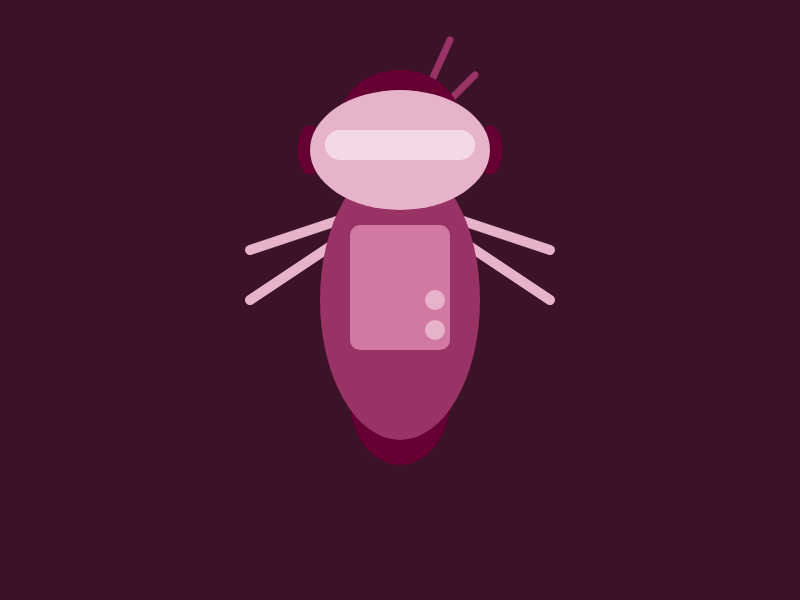
Frame 1 (no input)
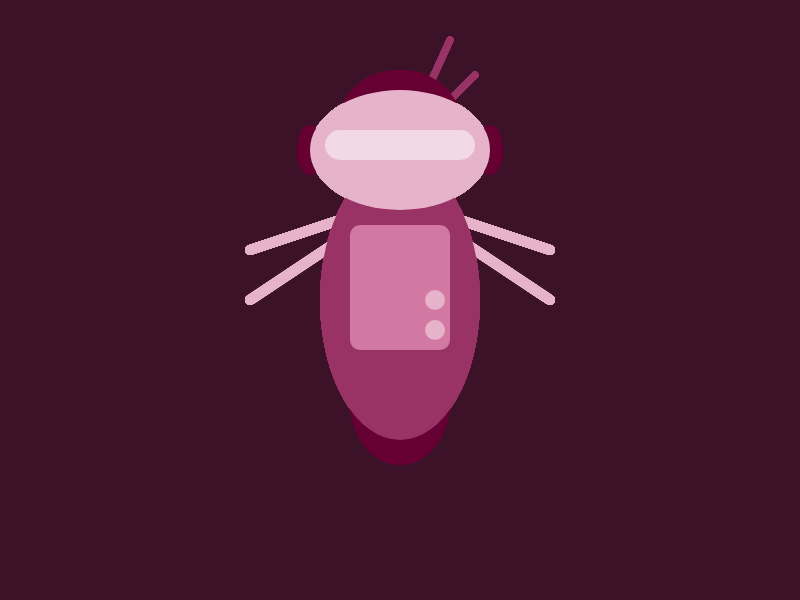
Frame 60 (no input)
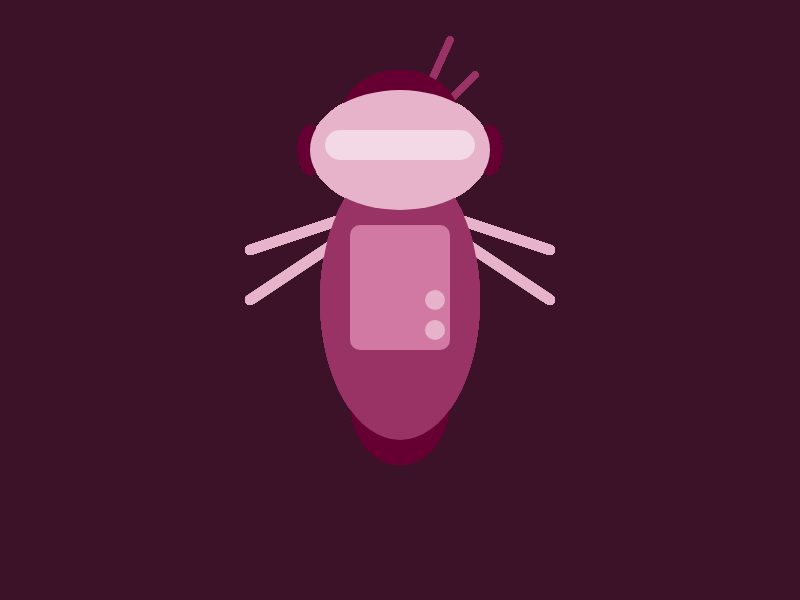
Frame 120 (the mouse pressed at the canvas centre since frame 60)

The p5.js sketch that drew these frames (run headless with seeded random() and noise() and a simulated clock; from frame 60 on, the mouse is pressed at the canvas centre):

// p5.js sketch
// ── sketch.js
function setup() {
  createCanvas(800,600)
  background(59, 18, 39)
}

function draw() {
  
  stroke(230, 179, 202)
  strokeWeight(10);
  
  //arms
  line(400,200,550,250)
  line(400,200,550,300)
  line(400,200,250,250)
  line(400,200,250,300)
  //
  
  stroke(153, 51, 102)
  strokeWeight(7);
  
  //antennas
  line(400,150,450,40)
  line(400,150,475,75)
  //
  
  noStroke();
  
  fill(102, 0, 51)
    ellipse(400,400,100,130)//pedestal
   
  fill(153, 51, 102)
    ellipse(400,300,160,280)//body
    
  fill(102, 0, 51)
    ellipse(310,150,25,50)//ears
    ellipse(490,150,25,50)//ears
   
  fill(102, 0, 51)
    ellipse(400,120,120,100)//head
    
  fill(230, 179, 202)
    ellipse(400,150,180,120)//face
  
  fill(243, 216, 229)
    rect(325,130,150,30,20)//eyes
    
  fill(210, 121, 163)
    rect(350,225,100,125,10)//door
    
  fill(230, 179, 202)
    ellipse(435,300,20,20)//button
    ellipse(435,330,20,20)//button
  
}
